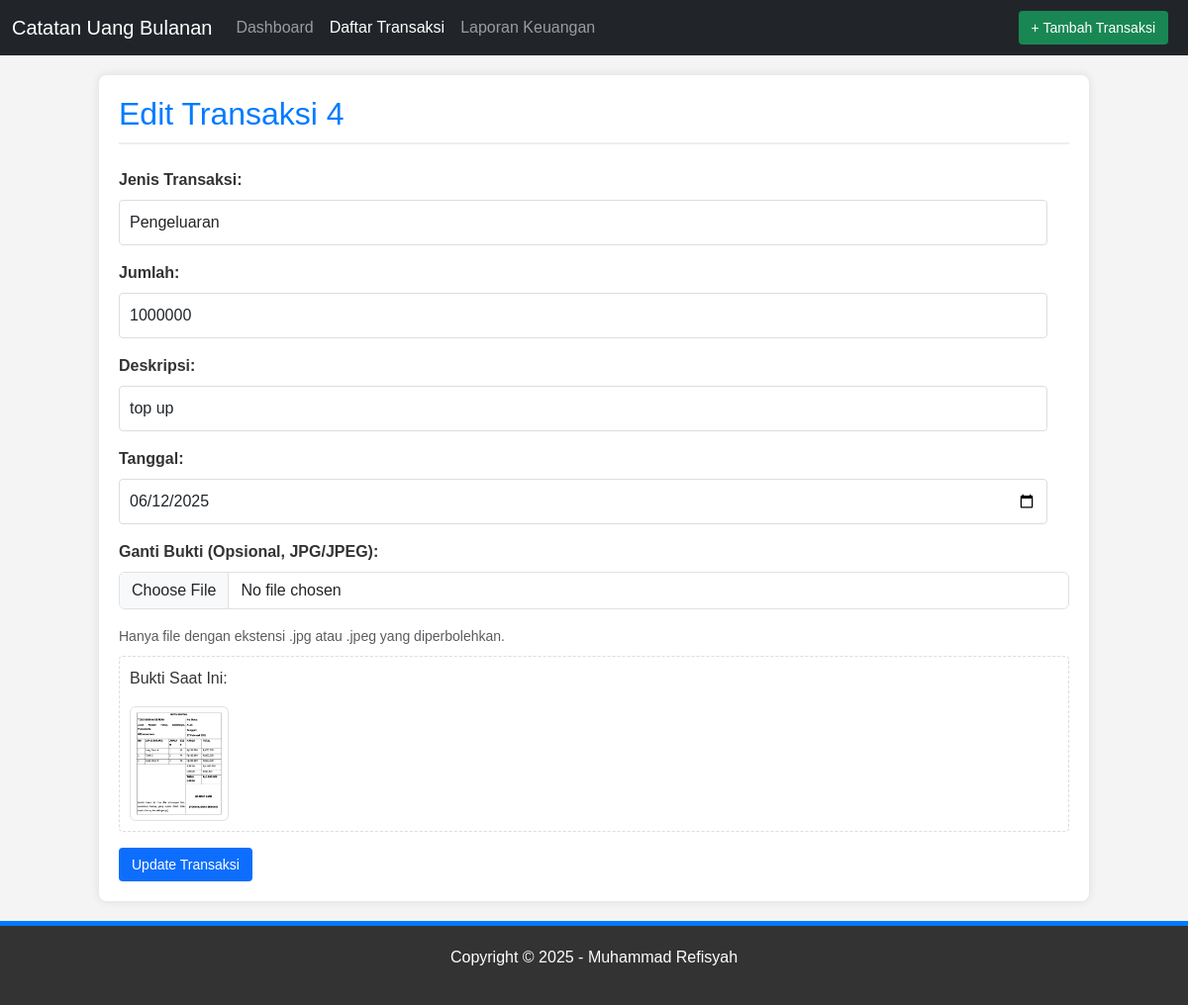
Screenshot of /index.php?page=edit&id=4&jenis=pengeluaran with the database file from the repository.
### tables this page shows
CREATE TABLE `pengeluaran` (
  `id` int NOT NULL AUTO_INCREMENT,
  `deskripsi` varchar(255) NOT NULL,
  `jumlah` int NOT NULL,
  `tanggal` date NOT NULL,
  `bukti` varchar(255) DEFAULT NULL,
  `created_at` timestamp NULL DEFAULT CURRENT_TIMESTAMP,
  `updated_at` timestamp NULL DEFAULT CURRENT_TIMESTAMP ON UPDATE CURRENT_TIMESTAMP,
  PRIMARY KEY (`id`)
);

### index.php (the view, shortened to what this page needs)
<?php
include 'config.php';
function sanitize_input($data) {
    global $conn;
    $data = trim($data);
    $data = stripslashes($data);
    $data = htmlspecialchars($data);
    $data = $conn->real_escape_string($data);
    return $data;
}
$page = isset($_GET['page']) ? $_GET['page'] : 'daftar';
$id = isset($_GET['id']) ? (int)$_GET['id'] : 0;
$jenis = isset($_GET['jenis']) ? sanitize_input($_GET['jenis']) : '';
?>
<!DOCTYPE html>
<html lang="id">
<head>
    <link href="https://cdn.jsdelivr.net/npm/bootstrap@5.3.3/dist/css/bootstrap.min.css" rel="stylesheet">
    <link rel="stylesheet" href="style.css">
</head>
<body>
    <div class="wrapper">
        <nav class="navbar navbar-expand-lg navbar-dark bg-dark"> <div class="container-fluid">
                <a class="navbar-brand" href="index.php?page=dashboard">Catatan Uang Bulanan</a>
                <div class="collapse navbar-collapse" id="navbarNavAltMarkup">
                    <div class="navbar-nav me-auto"> <a class="nav-link <?= ($page == 'dashboard' ? 'active' : '') ?>" aria-current="page" href="index.php?page=dashboard">Dashboard</a>
                        <a class="nav-link <?= ($page == 'daftar' || $page == 'tambah' || $page == 'edit' ? 'active' : '') ?>" href="index.php?page=daftar">Daftar Transaksi</a>
                        <a class="nav-link <?= ($page == 'laporan' ? 'active' : '') ?>" href="index.php?page=laporan">Laporan Keuangan</a>
                    </div>
                    <div class="navbar-nav"> <a class="btn btn-success me-2" href="index.php?page=tambah">+ Tambah Transaksi</a> </div>
                </div>
            </div>
        </nav>
        <div class="container">
            <?php
            switch ($page) {
                    ?>
                    <?php
                case 'edit':
                    $transaksi_data = null;
                    if ($id > 0 && !empty($jenis)) {
                        $tableName = ($jenis == 'pemasukan') ? 'pemasukan' : 'pengeluaran';
                        $sql = "SELECT id, deskripsi, jumlah, tanggal, bukti FROM $tableName WHERE id = ?";
                        $stmt = $conn->prepare($sql);
                        $stmt->bind_param("i", $id);
                        $stmt->execute();
                        $result = $stmt->get_result();
                        if ($result->num_rows > 0) {
                            $transaksi_data = $result->fetch_assoc();
                            $transaksi_data['tipe_transaksi'] = $jenis;
                        }
                    }
                    if (!$transaksi_data): ?>
                        <div class="alert alert-danger">Data tidak ditemukan atau jenis tidak valid.</div>
                    <?php else: ?>
                        <h2 class="mb-4">Edit Transaksi <?= $transaksi_data['id'] ?></h2>
                        <form action="index.php" method="POST" enctype="multipart/form-data">
                            <div class="mb-3">
                                <label for="tipe_transaksi_display" class="form-label">Jenis Transaksi:</label>
                                <input type="text" id="tipe_transaksi_display" class="form-control" value="<?= ucfirst($transaksi_data['tipe_transaksi']) ?>" readonly>
                            </div>
                            <div class="mb-3">
                                <label for="jumlah" class="form-label">Jumlah:</label>
                                <input type="number" name="jumlah" id="jumlah" class="form-control" placeholder="Jumlah" required value="<?= $transaksi_data['jumlah'] ?>">
                            </div>
                            <div class="mb-3">
                                <label for="deskripsi" class="form-label">Deskripsi:</label>
                                <input type="text" name="deskripsi" id="deskripsi" class="form-control" placeholder="Deskripsi" required value="<?= $transaksi_data['deskripsi'] ?>">
                            </div>
                            <div class="mb-3">
                                <label for="tanggal" class="form-label">Tanggal:</label>
                                <input type="date" name="tanggal" id="tanggal" class="form-control" required value="<?= $transaksi_data['tanggal'] ?>">
                            </div>
                            <div class="mb-3">
                                <label for="bukti" class="form-label">Ganti Bukti (Opsional, JPG/JPEG):</label>
                                <input type="file" name="bukti" id="bukti" class="form-control" accept="image/jpeg">
                                <small class="form-text text-muted">Hanya file dengan ekstensi .jpg atau .jpeg yang diperbolehkan.</small>
                                <?php if (!empty($transaksi_data['bukti'])): ?>
                                    <div class="mt-2 current-bukti">
                                        <p>Bukti Saat Ini:</p>
                                        <img src="uploads/bukti/<?= $transaksi_data['bukti'] ?>" alt="Bukti Saat Ini" width="100" class="img-thumbnail">
                                    </div>
                                <?php endif; ?>
                            </div>
                            <button type="submit" name="update_transaksi" class="btn btn-primary">Update Transaksi</button>
                        </form>
                    <?php
                    endif;
                    break;
                    ?>
                    <?php
            }
            ?>
        </div> </div> <div class="footer">
        <p>Copyright &copy; 2025 - Muhammad Refisyah</p>
    </div>
</body>
</html>

### style.css (style rules this page uses)
html, body { height: 100%; margin: 0; padding: 0; }
body { display: flex; flex-direction: column; background-color: #f4f4f4; color: #333; font-family: Arial, sans-serif; }
.wrapper { flex: 1; display: flex; flex-direction: column; }
.container { max-width: 1000px; margin: 20px auto; background-color: #fff; padding: 20px; box-shadow: 0 0 10px rgba(0, 0, 0, 0.1); border-radius: 8px; flex-grow: 1; }
h2 { color: #007bff; border-bottom: 2px solid #eee; padding-bottom: 10px; margin-bottom: 20px; }
form { margin-top: 20px; }
form label { display: block; margin-bottom: 5px; font-weight: bold; }
form input[type="text"], form input[type="number"], form input[type="date"], form select { width: calc(100% - 22px); padding: 10px; margin-bottom: 15px; border: 1px solid #ddd; border-radius: 4px; font-size: 16px; }
form input[type="file"] { margin-bottom: 15px; }
form button { background-color: #007bff; color: white; padding: 10px 20px; border: none; border-radius: 4px; cursor: pointer; font-size: 16px; transition: background-color 0.3s ease; }
.btn { display: inline-block; padding: 6px 12px; margin-bottom: 0; font-size: 14px; font-weight: normal; line-height: 1.42857143; text-align: center; white-space: nowrap; vertical-align: middle; cursor: pointer; border: 1px solid transparent; border-radius: 4px; text-decoration: none; }
.text-muted { color: #6c757d; }
.current-bukti { margin-top: 10px; margin-bottom: 15px; padding: 10px; border: 1px dashed #ddd; border-radius: 4px; }
.footer { text-align: center; padding: 20px; margin-top: auto; background-color: #333; color: #fff; border-top: 5px solid #007bff; }

### rows the page displays
pengeluaran: id "4", jumlah "1000000", deskripsi "top up", tanggal "06/12/2025", bukti (picture)
